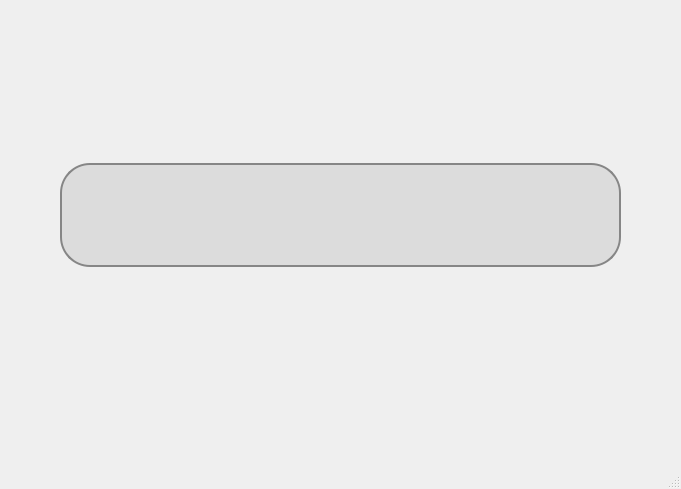
<?xml version="1.0" encoding="UTF-8"?>
<ui version="4.0">
 <class>MainWindow</class>
 <widget class="QMainWindow" name="MainWindow">
  <property name="geometry">
   <rect>
    <x>0</x>
    <y>0</y>
    <width>681</width>
    <height>489</height>
   </rect>
  </property>
  <property name="windowTitle">
   <string>MainWindow</string>
  </property>
  <widget class="QWidget" name="centralwidget">
   <widget class="QWidget" name="gridLayoutWidget">
    <property name="geometry">
     <rect>
      <x>0</x>
      <y>0</y>
      <width>681</width>
      <height>431</height>
     </rect>
    </property>
    <layout class="QGridLayout" name="gridLayout">
     <property name="leftMargin">
      <number>60</number>
     </property>
     <property name="rightMargin">
      <number>60</number>
     </property>
     <item row="0" column="0">
      <widget class="QLineEdit" name="lineEdit">
       <property name="styleSheet">
        <string notr="true">min-height: 100px;
background:rgb(220, 220, 220);
border: 2px solid rgb(134, 134, 134);
border-radius: 30px;
color:rgb(77, 77, 77);
font: 700 20pt &quot;Segoe UI&quot;;
padding: 0px 30px;</string>
       </property>
      </widget>
     </item>
    </layout>
   </widget>
  </widget>
  <widget class="QMenuBar" name="menubar">
   <property name="geometry">
    <rect>
     <x>0</x>
     <y>0</y>
     <width>681</width>
     <height>26</height>
    </rect>
   </property>
  </widget>
  <widget class="QStatusBar" name="statusbar"/>
 </widget>
 <resources/>
 <connections/>
</ui>
